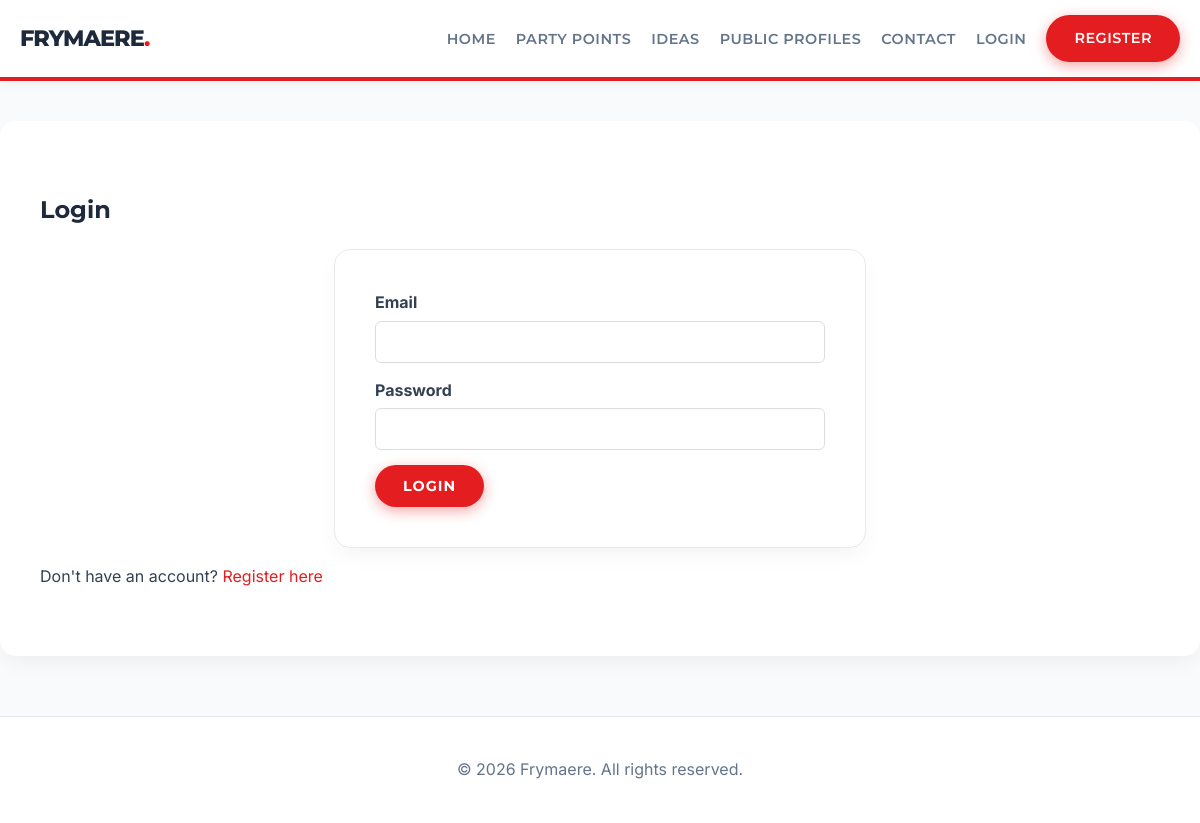
The page /login.php on the database its author committed.
### tables this page shows
CREATE TABLE `settings` (
  `id` int(11) NOT NULL AUTO_INCREMENT,
  `site_title` varchar(255) NOT NULL DEFAULT 'Ardhmja',
  `site_description` text,
  `home_banner_text` varchar(255) DEFAULT 'Building a New Republic Together',
  `join_us_btn` varchar(255) DEFAULT 'Join Us Now',
  `home_core_values_title` varchar(255) DEFAULT 'Our Core Values',
  `home_core_values_text` text,
  `view_points_btn` varchar(255) DEFAULT 'View Party Points',
  `home_latest_ideas_title` varchar(255) DEFAULT 'Latest Community Ideas',
  `view_ideas_btn` varchar(255) DEFAULT 'View All Ideas',
  `points_page_title` varchar(255) DEFAULT 'Our Party Points',
  `points_page_text` text,
  `ideas_page_title` varchar(255) DEFAULT 'Community Ideas',
  `ideas_page_text` text,
  `submit_idea_btn` varchar(255) DEFAULT 'Submit an Idea',
  `contact_page_title` varchar(255) DEFAULT 'Contact Us',
  `contact_page_text` text,
  `register_page_title` varchar(255) DEFAULT 'Register',
  `login_page_title` varchar(255) DEFAULT 'Login',
  `footer_text` varchar(255) DEFAULT 'All rights reserved.',
  `email_verification_subject` varchar(255) DEFAULT 'Verify your email for {site_title}',
  `email_verification_message` text,
  `menu_home` varchar(255) DEFAULT 'Home',
  `menu_points` varchar(255) DEFAULT 'Party Points',
  `menu_ideas` varchar(255) DEFAULT 'Ideas',
  `menu_profiles` varchar(255) DEFAULT 'Public Profiles',
  `menu_contact` varchar(255) DEFAULT 'Contact',
  `menu_profile` varchar(255) DEFAULT 'Profile',
  `menu_admin` varchar(255) DEFAULT 'Admin Panel',
  `menu_logout` varchar(255) DEFAULT 'Logout',
  `menu_login` varchar(255) DEFAULT 'Login',
  `menu_register` varchar(255) DEFAULT 'Register',
  PRIMARY KEY (`id`)
);

### includes/db.php (called while the page is built, shortened)
<?php
$host = 'localhost';
$dbname = 'ardhmja';
$username = 'root';
$password = '';
try {
    $pdo = new PDO("mysql:host=$host;dbname=$dbname;charset=utf8", $username, $password);
    $pdo->setAttribute(PDO::ATTR_ERRMODE, PDO::ERRMODE_EXCEPTION);
} catch (PDOException $e) {
    $pdo = null;
}
$global_settings = [];
if ($pdo) {
    $stmt = $pdo->query("SELECT * FROM settings WHERE id = 1");
    if ($stmt) {
        $global_settings = $stmt->fetch(PDO::FETCH_ASSOC) ?: [];
    }
}
$t_site_title = $global_settings['site_title'] ?? 'Frymaere';
$t_login_page_title = $global_settings['login_page_title'] ?? 'Login';
$t_footer_text = $global_settings['footer_text'] ?? 'All rights reserved.';
$t_menu_home = $global_settings['menu_home'] ?? 'Home';
$t_menu_points = $global_settings['menu_points'] ?? 'Party Points';
$t_menu_ideas = $global_settings['menu_ideas'] ?? 'Ideas';
$t_menu_profiles = $global_settings['menu_profiles'] ?? 'Public Profiles';
$t_menu_contact = $global_settings['menu_contact'] ?? 'Contact';
$t_menu_login = $global_settings['menu_login'] ?? 'Login';
$t_menu_register = $global_settings['menu_register'] ?? 'Register';
?>

### login.php (the view, shortened to what this page needs)
<?php
require_once 'includes/db.php';
?>
<!DOCTYPE html>
<html lang="en">
<head>
    <link rel="stylesheet" href="assets/css/style.css">
</head>
<body>
    <?php include 'includes/header.php'; ?>
    <div class="container main-content">
        <h2><?= htmlspecialchars($t_login_page_title) ?></h2>
        <form method="POST" action="" class="auth-form">
            <div class="form-group">
                <label for="email">Email</label>
                <input type="email" id="email" name="email" required>
            </div>
            <div class="form-group">
                <label for="password">Password</label>
                <input type="password" id="password" name="password" required>
            </div>
            <button type="submit" class="btn">Login</button>
        </form>
        <p>Don't have an account? <a href="register.php">Register here</a></p>
    </div>
    <?php include "includes/footer.php"; ?>
</body>
</html>

### includes/header.php (shortened to what this page needs)
<header class="main-header">
    <div class="container header-container">
        <div class="logo">
            <a href="index.php"><h1><?= htmlspecialchars($t_site_title ?? 'Ardhmja') ?></h1></a>
        </div>
        <nav class="main-nav">
            <ul>
                <li><a href="index.php"><?= htmlspecialchars($t_menu_home) ?></a></li>
                <li><a href="points.php"><?= htmlspecialchars($t_menu_points) ?></a></li>
                <li><a href="ideas.php"><?= htmlspecialchars($t_menu_ideas) ?></a></li>
                <li><a href="public_profiles.php"><?= htmlspecialchars($t_menu_profiles) ?></a></li>
                <li><a href="contact.php"><?= htmlspecialchars($t_menu_contact) ?></a></li>
                <?php if (isset($_SESSION['user_id'])): ?>
                    <li><a href="profile.php"><?= htmlspecialchars($t_menu_profile) ?></a></li>
                    <?php if ($_SESSION['role'] === 'admin'): ?>
                        <li><a href="admin/index.php"><?= htmlspecialchars($t_menu_admin) ?></a></li>
                    <?php endif; ?>
                    <li><a href="logout.php" class="btn-logout"><?= htmlspecialchars($t_menu_logout) ?> (<?= htmlspecialchars($_SESSION['username']) ?>)</a></li>
                <?php else: ?>
                    <li><a href="login.php"><?= htmlspecialchars($t_menu_login) ?></a></li>
                    <li><a href="register.php" class="btn"><?= htmlspecialchars($t_menu_register) ?></a></li>
                <?php endif; ?>
            </ul>
        </nav>
    </div>
</header>

### includes/footer.php
<footer class="main-footer">
    <div class="container">
        <p>&copy; <?= date('Y') ?> <?= htmlspecialchars($t_site_title ?? 'Ardhmja') ?>. <?= htmlspecialchars($t_footer_text ?? 'All rights reserved.') ?></p>
    </div>
</footer>

### assets/css/style.css (style rules this page uses)
:root { --primary-color: #e41e20; --secondary-color: #1e293b; --accent-color: #FFFFFF; --text-color: #334155; --text-light: #64748b; --bg-color: #f8fafc; --card-bg: #ffffff; --font-family: 'Inter', -apple-system, BlinkMacSystemFont, 'Segoe UI', Roboto, Helvetica, Arial, sans-serif; --heading-font: 'Montserrat', sans-serif; --border-radius: 16px; --box-shadow: 0 10px 25px -5px rgba(0, 0, 0, 0.05), 0 8px 10px -6px rgba(0, 0, 0, 0.01); }
body { margin: 0; padding: 0; font-family: var(--font-family); color: var(--text-color); background-color: var(--bg-color); line-height: 1.6; }
h1, h2, h3, h4, h5, h6 { font-family: var(--heading-font); font-weight: 700; color: var(--secondary-color); }
a { color: var(--primary-color); text-decoration: none; transition: color 0.3s ease; }
.container { max-width: 1200px; margin: 0 auto; padding: 0 20px; }
.main-header { background: var(--card-bg); border-bottom: 4px solid var(--primary-color); box-shadow: 0 2px 10px rgba(0,0,0,0.05); position: sticky; top: 0; z-index: 1000; }
.header-container { display: flex; justify-content: space-between; align-items: center; padding: 15px 20px; }
.logo a { text-decoration: none; }
.logo h1 { margin: 0; color: var(--secondary-color); font-size: 1.4em; font-weight: 800; letter-spacing: -1px; text-transform: uppercase; }
.logo h1::after { content: '.'; color: var(--primary-color); }
.main-nav ul { list-style: none; display: flex; margin: 0; padding: 0; align-items: center; }
.main-nav li { margin-left: 20px; }
.main-nav a { color: var(--text-light); font-weight: 600; font-family: var(--heading-font); text-transform: uppercase; font-size: 0.9em; letter-spacing: 0.5px; transition: color 0.3s ease; }
.btn { display: inline-block; padding: 12px 28px; background: var(--primary-color); color: var(--accent-color) !important; border: none; border-radius: 30px; cursor: pointer; font-weight: 700; font-family: var(--heading-font); text-transform: uppercase; font-size: 0.9em; letter-spacing: 1px; text-align: center; transition: all 0.3s cubic-bezier(0.4, 0, 0.2, 1); box-shadow: 0 4px 14px 0 rgba(228, 30, 32, 0.39); }
.main-content { padding: 50px 40px; background: var(--card-bg); min-height: 50vh; border-radius: var(--border-radius); box-shadow: var(--box-shadow); margin-top: 40px; margin-bottom: 40px; }
.auth-form, .settings-form { max-width: 450px; margin: 0 auto; background: var(--card-bg); padding: 40px; border-radius: var(--border-radius); box-shadow: var(--box-shadow); border: 1px solid #eaeaea; }
.form-group { margin-bottom: 15px; }
.form-group label { display: block; margin-bottom: 5px; font-weight: bold; }
.form-group input, .form-group textarea { width: 100%; padding: 12px; border: 1px solid #ddd; border-radius: 6px; box-sizing: border-box; font-family: var(--font-family); transition: border-color 0.3s ease; }
.main-footer { background: #ffffff; color: var(--text-light); text-align: center; padding: 40px 0; margin-top: 60px; border-top: 1px solid #e2e8f0; }
.main-footer p { margin: 0; }

### rows shown on the page
settings: site_title "FRYMAERE", menu_home "HOME", menu_points "PARTY POINTS", menu_ideas "IDEAS", menu_profiles "PUBLIC PROFILES", menu_contact "CONTACT", menu_login "LOGIN", menu_register "REGISTER", login_page_title "Login", site_title "Frymaere", footer_text "All rights reserved."
